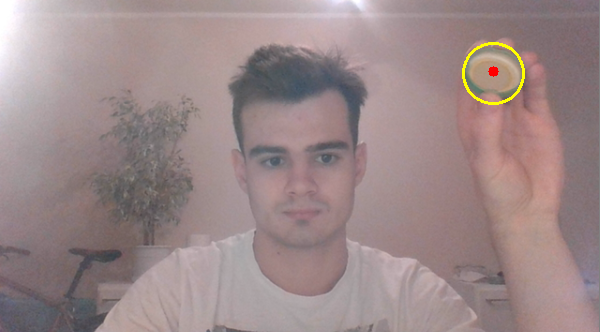
#> input picture object_tracking/balltrack.png, 600 x 332 px, given in place of the camera
$ python ball_tracking.py
#> lines starting #> are read from the running program, lines starting #| are printed output that depends on the picture; after the words box and inside, x2 and y2 are one past the last pixel; in counts of white or black regions, pixels touching at a corner belong together
import cv2
import imutils

green_lower = (10, 10, 6)
green_upper = (64, 255, 255)

cap = cv2.VideoCapture(0)

while True:
    _, frame = cap.read()
#> frame is the input picture: shape (332, 600, 3); mean B, G, R 137.2, 136.7, 155.5

    frame = imutils.resize(frame, width=600)
    blurred = cv2.GaussianBlur(frame, (11, 11), 0)
    hsv = cv2.cvtColor(blurred, cv2.COLOR_BGR2HSV)
#> hsv: shape (332, 600, 3); mean H, S, V 104.9, 33.9, 155.9

    mask = cv2.inRange(hsv, green_lower, green_upper)
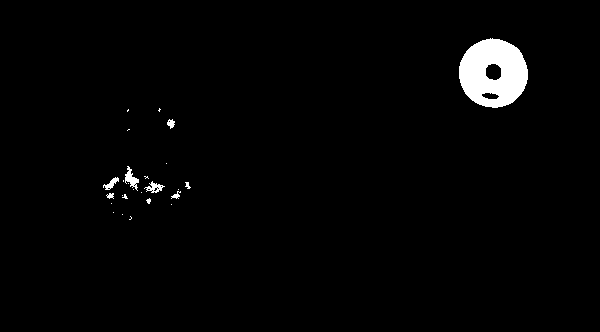
#> mask: shape (332, 600); 2% white; 26 white regions (18 under 20 px), largest, box (x1, y1, x2, y2) and area: (459, 38, 528, 108) 3471, (125, 166, 139, 191) 152, (144, 181, 165, 193) 109
    mask = cv2.erode(mask, None, iterations=2)
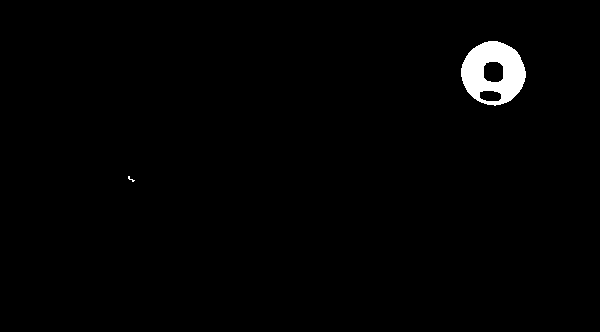
#> mask: shape (332, 600); 1.4% white; 2 white regions (1 under 20 px), largest, box (x1, y1, x2, y2) and area: (461, 41, 526, 106) 2684
    mask = cv2.dilate(mask, None, iterations=2)
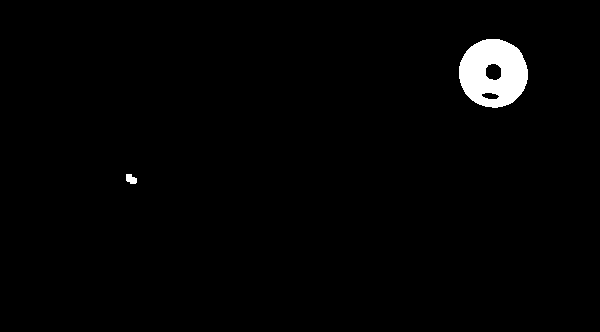
#> mask: shape (332, 600); 1.8% white; 2 white regions

    cnts = cv2.findContours(mask.copy(), cv2.RETR_EXTERNAL,
                            cv2.CHAIN_APPROX_SIMPLE)
#> cnts = 2 contours; box (x1, y1, x2, y2) and area: (459, 39, 528, 108) 3644, (126, 174, 137, 184) 66
    cnts = imutils.grab_contours(cnts)
    center = None

    if len(cnts) > 0:
        area = max(cnts, key=cv2.contourArea)
#> area = contour of 104 points, box (x1, y1, x2, y2) (459, 39, 528, 108), area 3644
        ((x, y), radius) = cv2.minEnclosingCircle(area)
#> x = 492.9; y = 72.96; radius = 34.75
        M = cv2.moments(area)
#> M = moments, m00 3644, centre m10/m00, m01/m00 = (492.9, 72.82)
        center = (int(M['m10'] / M['m00']), int(M['m01'] / M['m00']))
#> center = (492, 72)

        if radius > 10:
            cv2.circle(frame, (int(x), int(y)), int(radius),
                       (0, 255, 255), 2)
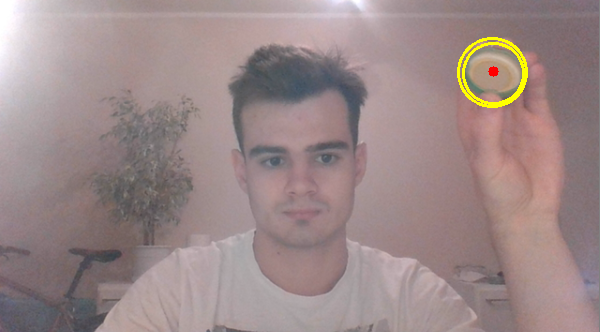
#> frame: shape (332, 600, 3); 0.32% of pixels changed, all inside (x1, y1, x2, y2) = (457, 37, 528, 108)
            cv2.circle(frame, center, 5, (0, 0, 255), -1)
#> frame: shape (332, 600, 3); 0.01% of pixels changed, all inside (x1, y1, x2, y2) = (487, 69, 496, 78)

    cv2.imshow('Ball tracking', frame)

    if cv2.waitKey(1) == 27:
#> (key Esc is pressed here)
        break

cap.release()
cv2.destroyAllWindows()
